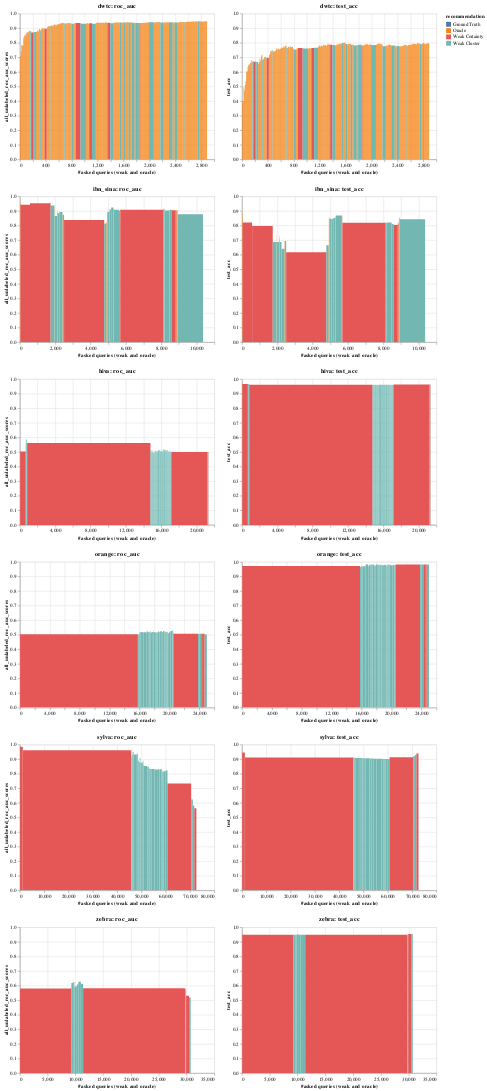

This figure's notebook cell:
### Code cell
pre_fetch_data(5)
visualise_top_n(5)
